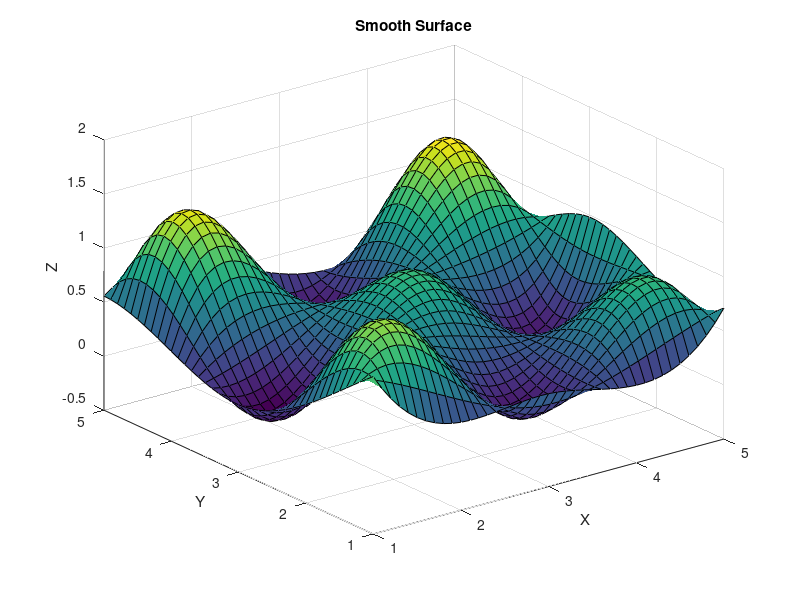

The MATLAB source for this figure:
% Create a 5x5 matrix of random values in the range (0, 1)
Z0 = rand(5, 5);
% Display the surface plot
surf(Z0)
% Adding labels and title% Create X0 and Y0 using meshgrid and the vector 1:5
[X0, Y0] = meshgrid(1:5, 1:5);
% Create Z0, a 5x5 matrix of random values in the range (0, 1)
Z0 = rand(5, 5);
% Display the surface plot
surf(X0, Y0, Z0)
% Adding labels and title
xlabel('X')
ylabel('Y')
zlabel('Z')
title('Random Surface')
xlabel('X')
ylabel('Y')
zlabel('Z')
title('Random Surface')
% Create X0 and Y0 using meshgrid and the vector 1:5
[X0, Y0] = meshgrid(1:5, 1:5);
% Create Z0, a 5x5 matrix of random values in the range (0, 1)
Z0 = rand(5, 5);
% Display the surface plot
surf(X0, Y0, Z0)
% Adding labels and title
xlabel('X')
ylabel('Y')
zlabel('Z')
title('Random Surface')
% Create X1 and Y1 using meshgrid and the vector 1:0.1:5
[X1, Y1] = meshgrid(1:0.1:5, 1:0.1:5);

% Create Z1 through interpolation
Z1 = interp2(X0, Y0, Z0, X1, Y1, 'spline');

% Display the surface plot
surf(X1, Y1, Z1)

% Adding labels and title
xlabel('X')
ylabel('Y')
zlabel('Z')
title('Smooth Surface')
